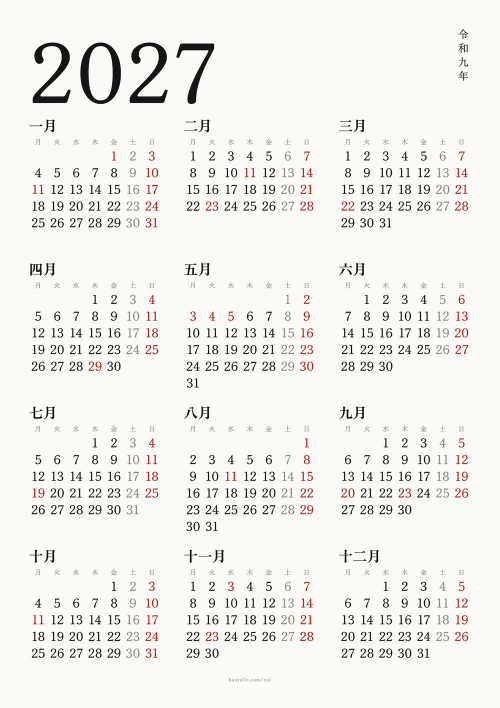
#> input picture articles/2026-11-calendar-series/01/images/18_zen_old_mincho_sumi.jpg, 1000 x 1416 px (shown at 1/2 size)
$ python make-cover.py ../articles/2026-11-calendar-series/01/images/18_zen_old_mincho_sumi.jpg ../articles/2026-11-calendar-series/01/images/19_zen_kaku_blue.jpg
#> lines starting #> are read from the running program, lines starting #| are printed output that depends on the picture
#!/usr/bin/env python3
"""表紙画像を 1600×2560 に収める（縦横比を保って拡縮し、足りない上下は画像の端の行を延ばして埋める。文字は足さない）。

  <venv>/bin/python3 scripts/make-cover.py <元画像> <出力.jpg>   # Pillow が要る
"""
import sys
from PIL import Image

W, H = 1600, 2560
src, out = sys.argv[1], sys.argv[2]
im = Image.open(src).convert("RGB")
#> im is the input picture: PIL image 1000x1416 RGB; mean R, G, B 241.8, 240.1, 236.3
s = min(W / im.width, H / im.height)
#> s = 1.6
nw, nh = round(im.width * s), round(im.height * s)
#> nw = 1600; nh = 2266
im = im.resize((nw, nh), Image.LANCZOS)
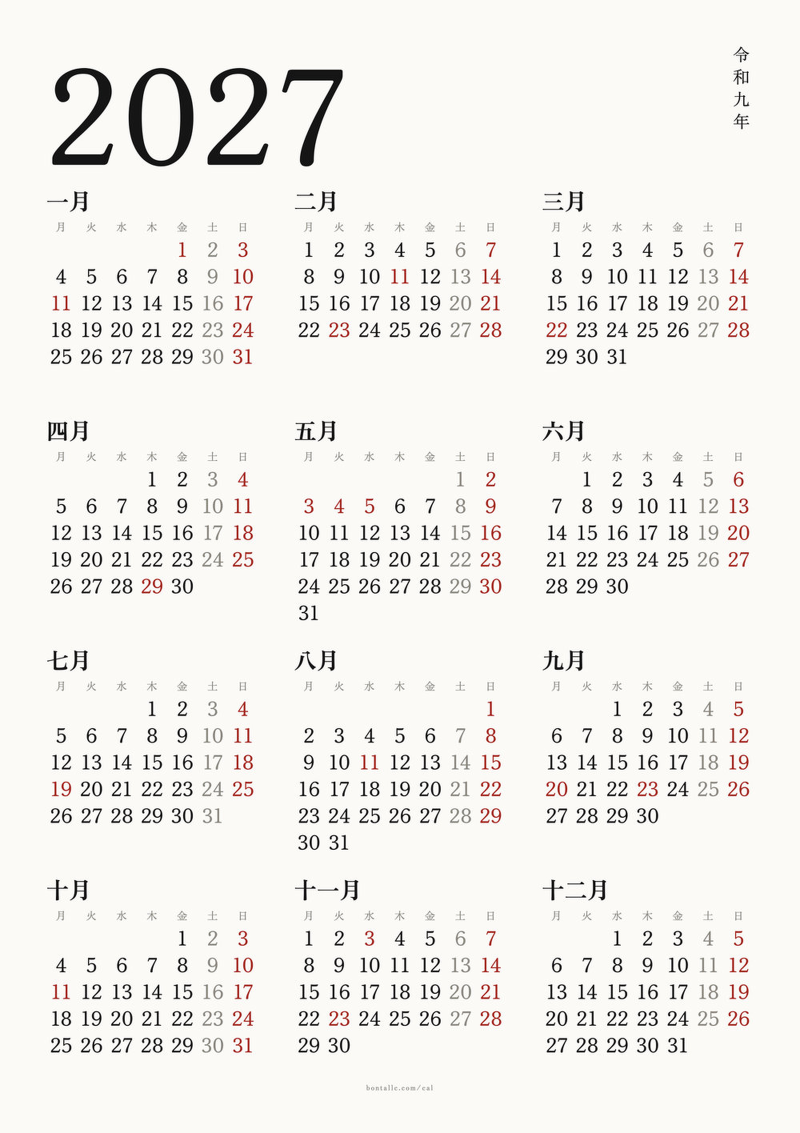
#> im: PIL image 1600x2266 RGB (shown at 1/2 size); mean R, G, B 241.7, 240, 236.3
canvas = Image.new("RGB", (W, H))
#> canvas: PIL image 1600x2560 RGB; every value is 0
x, y = (W - nw) // 2, (H - nh) // 2
#> x = 0; y = 147
canvas.paste(im, (x, y))
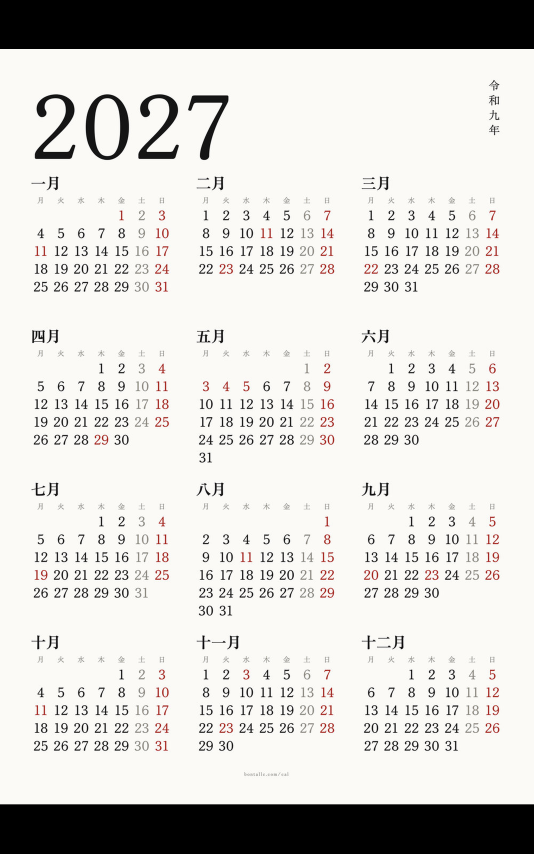
#> canvas: PIL image 1600x2560 RGB (shown at 1/3 size); mean R, G, B 213.9, 212.4, 209.1
if y > 0:  # 上下の余白：端の1行をそのまま延ばす
    canvas.paste(im.crop((0, 0, nw, 1)).resize((nw, y)), (x, 0))
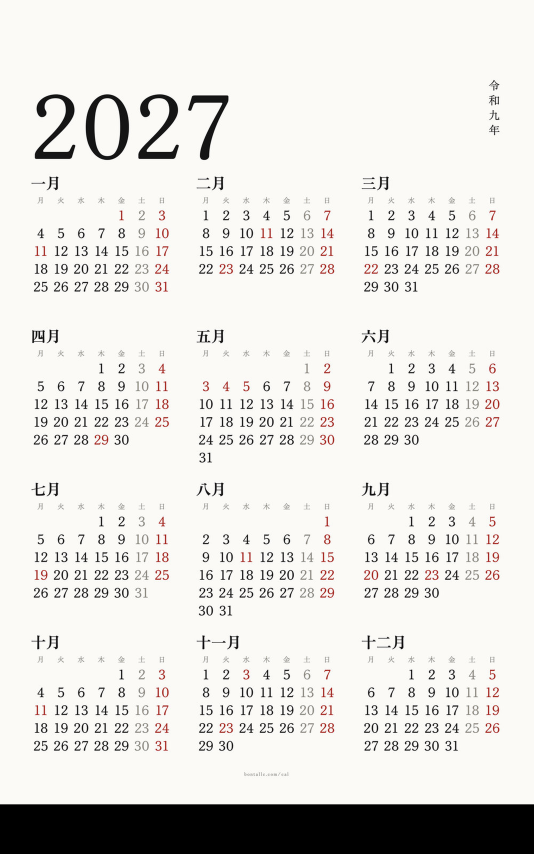
#> canvas: PIL image 1600x2560 RGB (shown at 1/3 size); mean R, G, B 228.4, 226.8, 223.3
    canvas.paste(im.crop((0, nh - 1, nw, nh)).resize((nw, H - y - nh)), (x, y + nh))
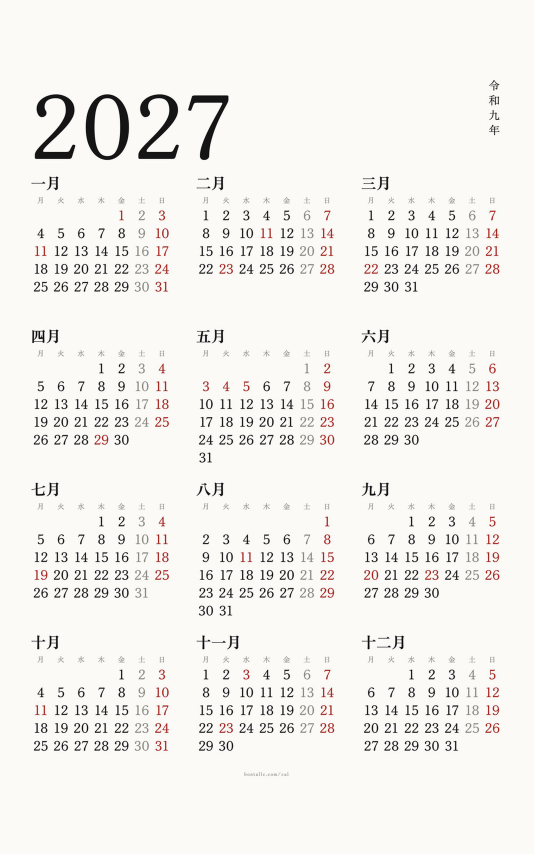
#> canvas: PIL image 1600x2560 RGB (shown at 1/3 size); mean R, G, B 242.8, 241.2, 237.4
if x > 0:  # 左右の余白（縦長に収まらない画像の場合）
    canvas.paste(canvas.crop((x, 0, x + 1, H)).resize((x, H)), (0, 0))
    canvas.paste(canvas.crop((x + nw - 1, 0, x + nw, H)).resize((W - x - nw, H)), (x + nw, 0))
canvas.save(out, quality=92)
print(f"{im.width}x{im.height} → {W}x{H}（余白 上下 {y}px／左右 {x}px）")
#| 1600x2266 → 1600x2560（余白 上下 147px／左右 0px）

$ run again, on articles/2026-11-calendar-series/01/images/25_klee_hand.jpg
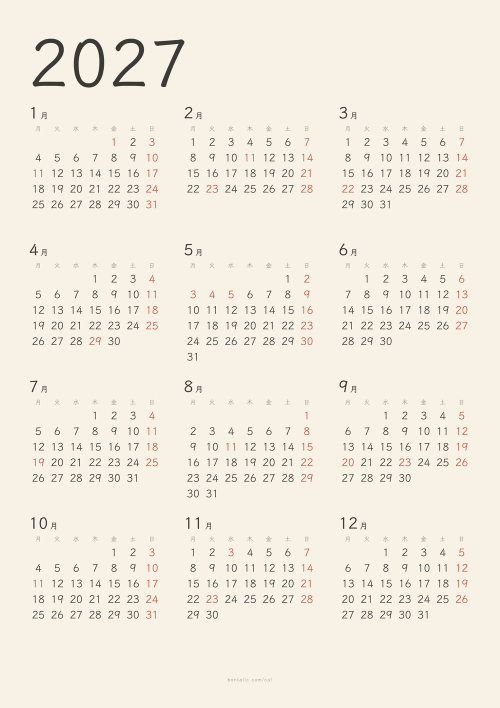
#> input picture articles/2026-11-calendar-series/01/images/25_klee_hand.jpg, 1000 x 1416 px (shown at 1/2 size)
#> im is the input picture: PIL image 1000x1416 RGB; mean R, G, B 243.4, 237.2, 225.4
#> im: PIL image 1600x2266 RGB
#> `canvas.paste(im.crop((0, 0, nw, 1)).resize((nw, y)), (x, 0))`:
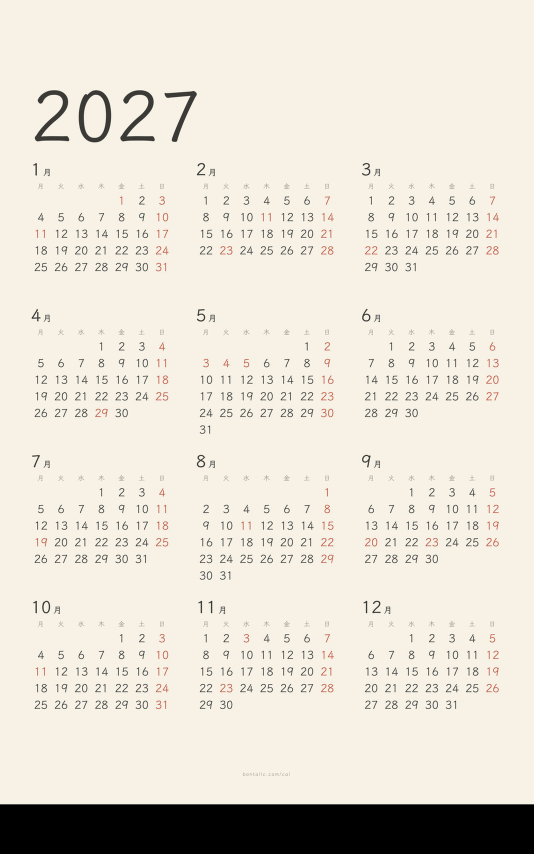
#> canvas: PIL image 1600x2560 RGB (shown at 1/3 size); mean R, G, B 229.6, 223.8, 212.7
#> `canvas.paste(im.crop((0, nh - 1, nw, nh)).resize((nw, H - y - nh)), (x..`:
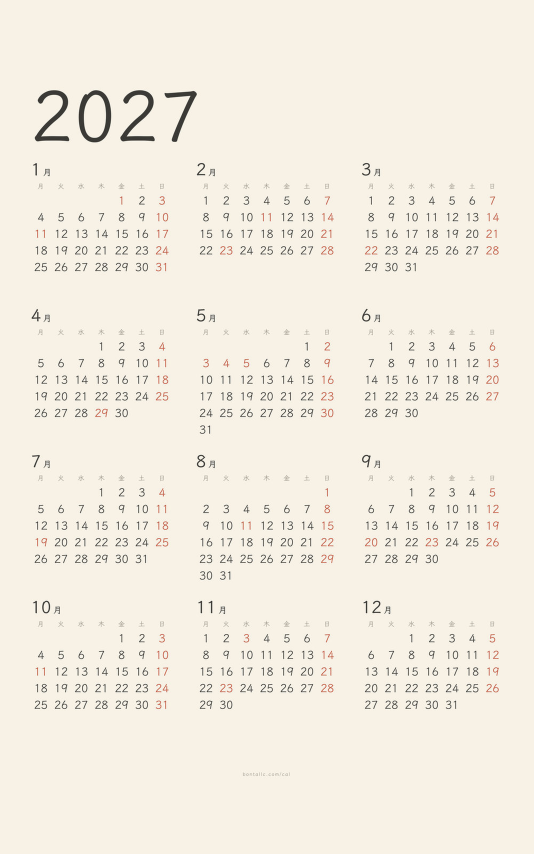
#> canvas: PIL image 1600x2560 RGB (shown at 1/3 size); mean R, G, B 243.8, 237.7, 225.9
#| 1600x2266 → 1600x2560（余白 上下 147px／左右 0px）

$ run again, on articles/2026-11-calendar-series/01/images/30_kaisei_kanji.jpg
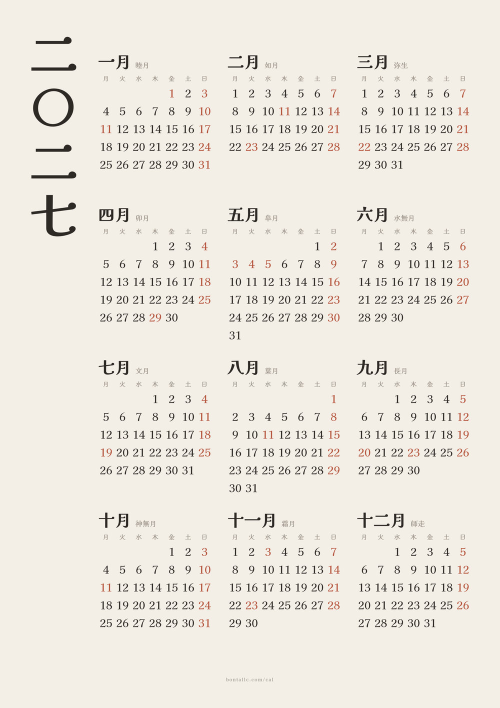
#> input picture articles/2026-11-calendar-series/01/images/30_kaisei_kanji.jpg, 1000 x 1416 px (shown at 1/2 size)
#> im is the input picture: PIL image 1000x1416 RGB; mean R, G, B 236.8, 232.4, 223.5
#> im: PIL image 1600x2266 RGB
#> `canvas.paste(im.crop((0, 0, nw, 1)).resize((nw, y)), (x, 0))`:
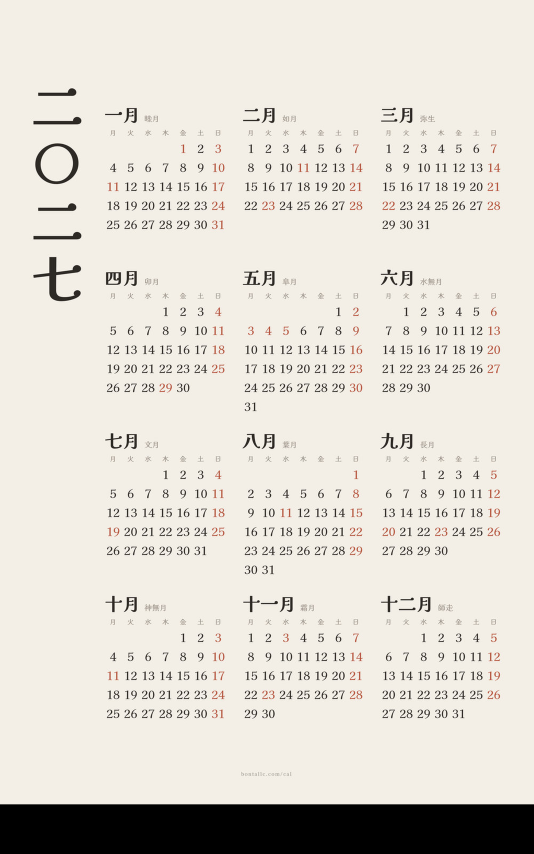
#> canvas: PIL image 1600x2560 RGB (shown at 1/3 size); mean R, G, B 223.6, 219.4, 211.1
#> `canvas.paste(im.crop((0, nh - 1, nw, nh)).resize((nw, H - y - nh)), (x..`:
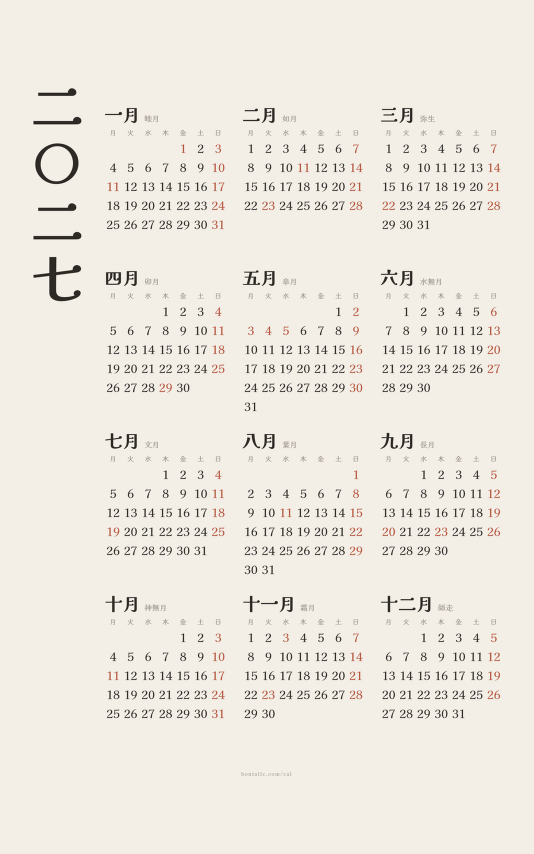
#> canvas: PIL image 1600x2560 RGB (shown at 1/3 size); mean R, G, B 237.5, 233.1, 224.3
#| 1600x2266 → 1600x2560（余白 上下 147px／左右 0px）

$ run again, on articles/2026-11-calendar-series/01/images/33_rounded_pastel.jpg
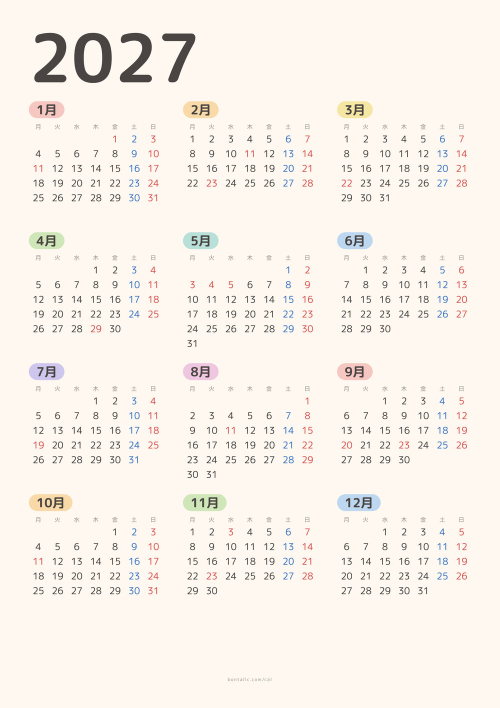
#> input picture articles/2026-11-calendar-series/01/images/33_rounded_pastel.jpg, 1000 x 1416 px (shown at 1/2 size)
#> im is the input picture: PIL image 1000x1416 RGB; mean R, G, B 248.6, 241.7, 234
#> im: PIL image 1600x2266 RGB
#> `canvas.paste(im.crop((0, 0, nw, 1)).resize((nw, y)), (x, 0))`:
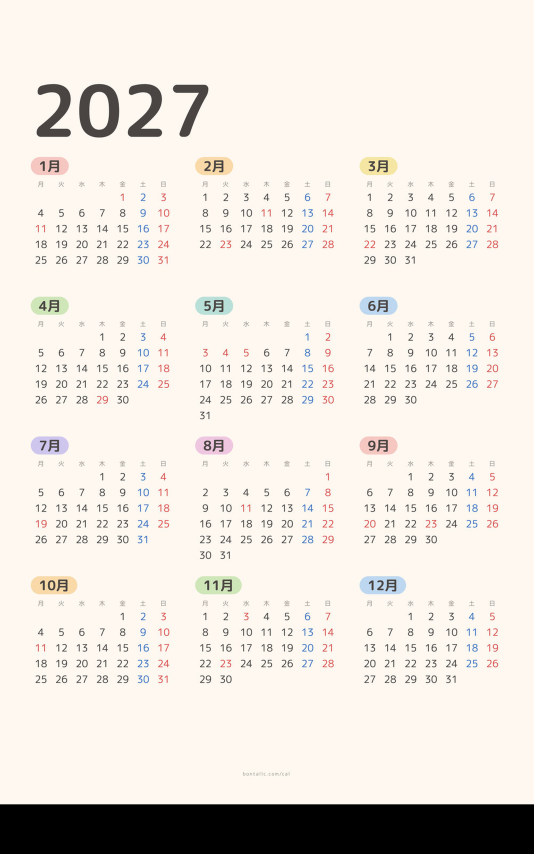
#> canvas: PIL image 1600x2560 RGB (shown at 1/3 size); mean R, G, B 234.5, 228.1, 220.9
#> `canvas.paste(im.crop((0, nh - 1, nw, nh)).resize((nw, H - y - nh)), (x..`:
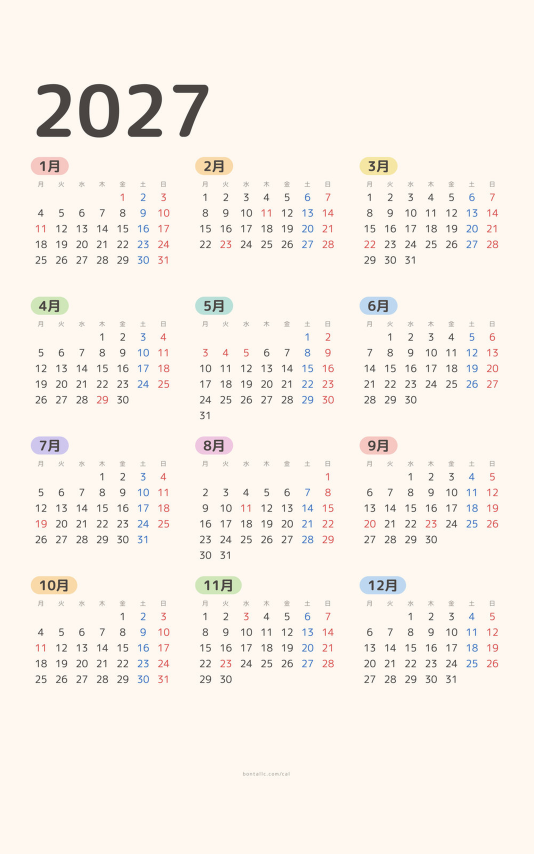
#> canvas: PIL image 1600x2560 RGB (shown at 1/3 size); mean R, G, B 249.2, 242.3, 234.7
#| 1600x2266 → 1600x2560（余白 上下 147px／左右 0px）
